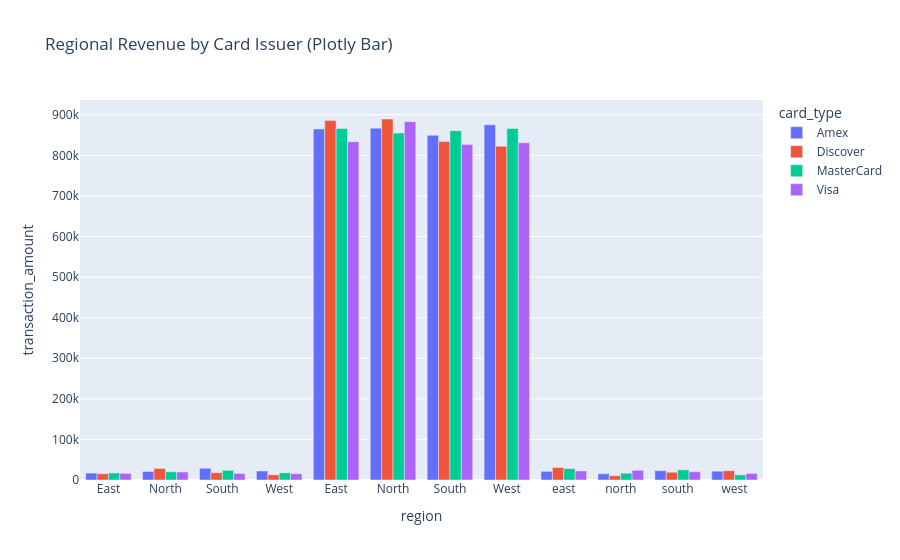

The notebook cell saved with this chart:
### Markdown cell above
### Interactive Bar Charts: `px.bar()`
**Explanation**: Plots aggregated categorical metrics with tooltips and grouping modes.

**Syntax**: `px.bar(reg_df, x='region', y='amount', color='card_type', barmode='group')`

### Code cell
reg_summary = df.groupby(['region', 'card_type'])['transaction_amount'].sum().reset_index()
fig = px.bar(reg_summary, x='region', y='transaction_amount', color='card_type', barmode='group', title='Regional Revenue by Card Issuer (Plotly Bar)')
fig.show()
print('px.bar grouped chart generated.')

### Figure 1 — Plotly figure (JSON) as saved in the notebook; plotly's stock layout.template omitted (floating-point values rounded to 4 significant figures)
{"data": [{"alignmentgroup": "True", "hovertemplate": "card_type=Amex<br>region=%{x}<br>transaction_amount=%{y}<extra></extra>", "legendgroup": "Amex", "marker": {"color": "#636efa", "pattern": {"shape": ""}}, "name": "Amex", "offsetgroup": "Amex", "orientation": "v", "showlegend": true, "textposition": "auto", "x": [" East ", " North ", " South ", " West ", "East", "North", "South", "West", "east", "north", "south", "west"], "xaxis": "x", "y": [17060.0, 21020.0, 28980.0, 22220.0, 864900.0, 867000.0, 849600.0, 875200.0, 21270.0, 15430.0, 22920.0, 21660.0], "yaxis": "y", "type": "bar"}, {"alignmentgroup": "True", "hovertemplate": "card_type=Discover<br>region=%{x}<br>transaction_amount=%{y}<extra></extra>", "legendgroup": "Discover", "marker": {"color": "#EF553B", "pattern": {"shape": ""}}, "name": "Discover", "offsetgroup": "Discover", "orientation": "v", "showlegend": true, "textposition": "auto", "x": [" East ", " North ", " South ", " West ", "East", "North", "South", "West", "east", "north", "south", "west"], "xaxis": "x", "y": [15400.0, 28390.0, 17890.0, 12690.0, 885600.0, 889500.0, 833900.0, 822300.0, 30700.0, 10460.0, 19050.0, 22900.0], "yaxis": "y", "type": "bar"}, {"alignmentgroup": "True", "hovertemplate": "card_type=MasterCard<br>region=%{x}<br>transaction_amount=%{y}<extra></extra>", "legendgroup": "MasterCard", "marker": {"color": "#00cc96", "pattern": {"shape": ""}}, "name": "MasterCard", "offsetgroup": "MasterCard", "orientation": "v", "showlegend": true, "textposition": "auto", "x": [" East ", " North ", " South ", " West ", "East", "North", "South", "West", "east", "north", "south", "west"], "xaxis": "x", "y": [17280.0, 20270.0, 23840.0, 17640.0, 866000.0, 855000.0, 860800.0, 866100.0, 28070.0, 16770.0, 25100.0, 12680.0], "yaxis": "y", "type": "bar"}, {"alignmentgroup": "True", "hovertemplate": "card_type=Visa<br>region=%{x}<br>transaction_amount=%{y}<extra></extra>", "legendgroup": "Visa", "marker": {"color": "#ab63fa", "pattern": {"shape": ""}}, "name": "Visa", "offsetgroup": "Visa", "orientation": "v", "showlegend": true, "textposition": "auto", "x": [" East ", " North ", " South ", " West ", "East", "North", "South", "West", "east", "north", "south", "west"], "xaxis": "x", "y": [16310.0, 19670.0, 16100.0, 15600.0, 833600.0, 883000.0, 826400.0, 830700.0, 22310.0, 23910.0, 20360.0, 16220.0], "yaxis": "y", "type": "bar"}], "layout": {"xaxis": {"anchor": "y", "domain": [0.0, 1.0], "title": {"text": "region"}}, "yaxis": {"anchor": "x", "domain": [0.0, 1.0], "title": {"text": "transaction_amount"}}, "legend": {"title": {"text": "card_type"}, "tracegroupgap": 0}, "title": {"text": "Regional Revenue by Card Issuer (Plotly Bar)"}, "barmode": "group"}}
